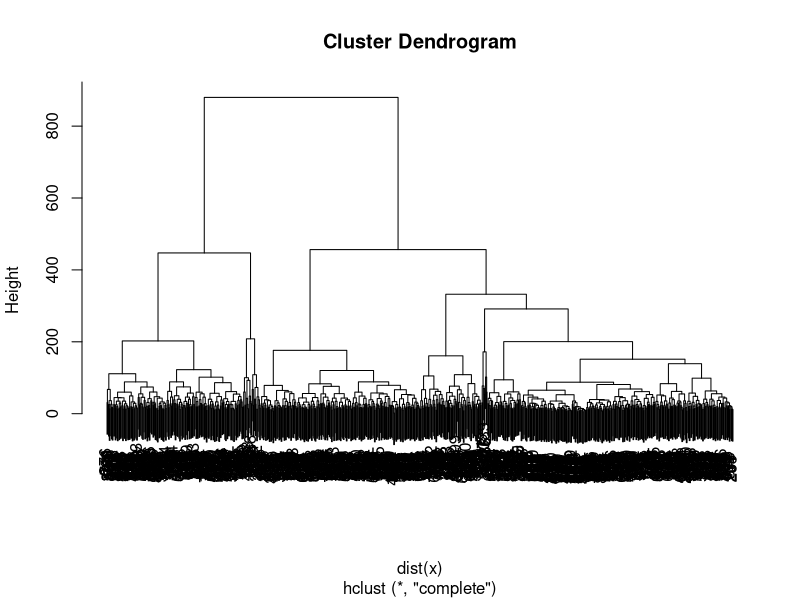

The R source for this figure:
library(mlbench)
library(e1071)

data(Vehicle)
x<-Vehicle[,-19]

h<-hclust(dist(x))
tmp<-cutree(h,k=8)
plot(h)

tab<-Vehicle[,19]
table(tab,tmp)